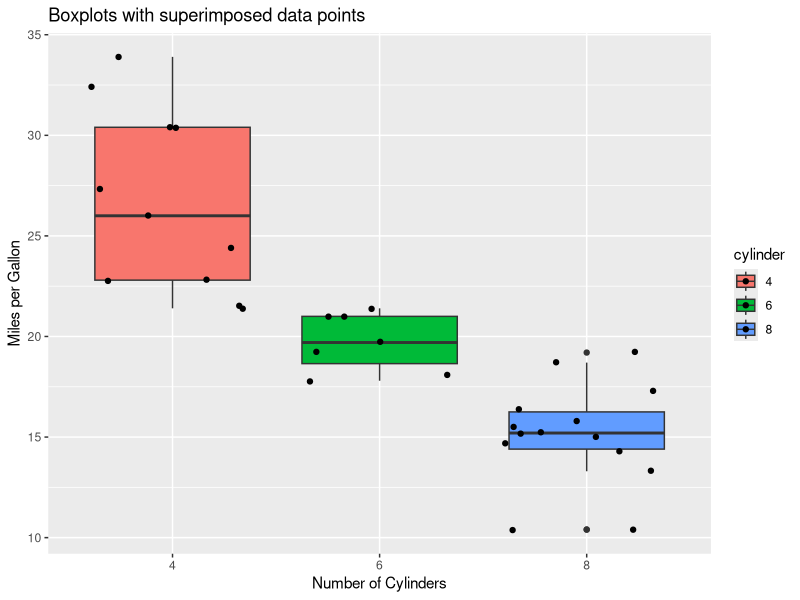
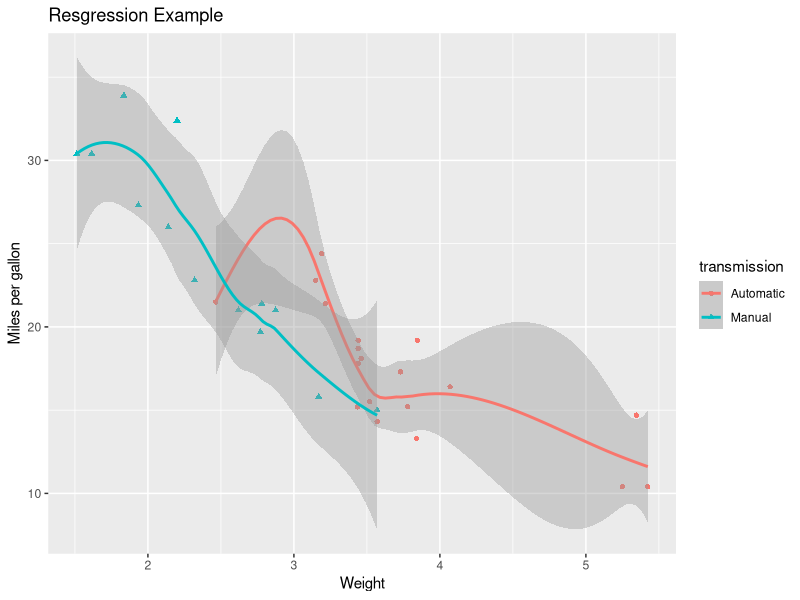
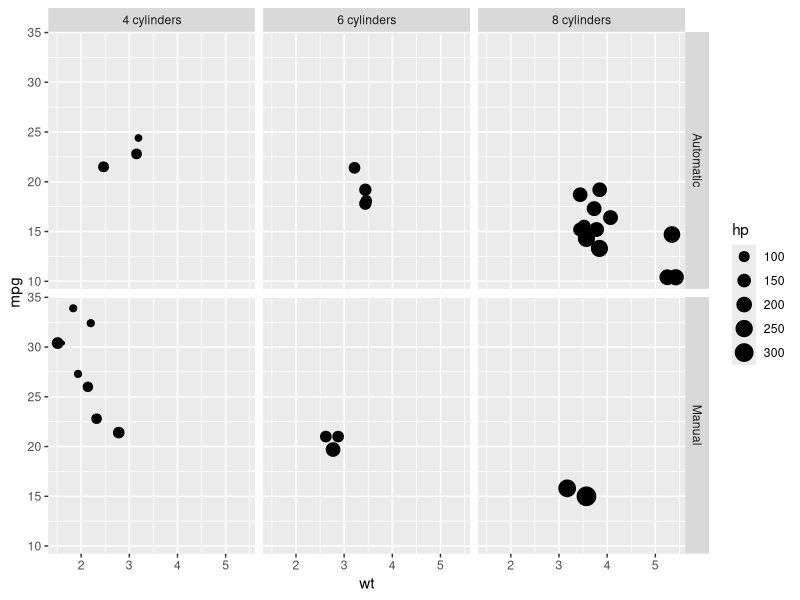
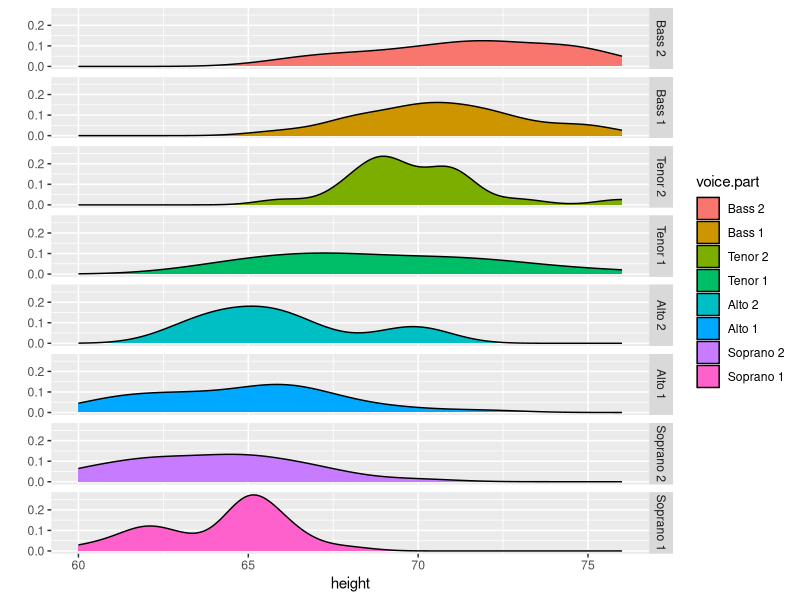

Generate these figures, in order, with R:
library(ggplot2)
mtcars$cylinder <- as.factor(mtcars$cyl)
qplot(cylinder,mpg,data=mtcars,geom=c("boxplot","jitter"),
      fill=cylinder,
      main= "Boxplots with superimposed data points",
      xlab= "Number of Cylinders",
      ylab= "Miles per Gallon")

transmission <- factor(mtcars$am, levels = c(0,1), labels = c("Automatic","Manual"))
qplot(wt,mpg, data = mtcars,
      color= transmission, shape = transmission,
      geom = c("point","smooth"),
      xlab= "Weight", ylab = "Miles per gallon",
      main= "Resgression Example")

mtcars$cyl <- factor(mtcars$cyl,levels = c(4,6,8),
                     labels = c("4 cylinders","6 cylinders","8 cylinders"))
mtcars$am<- factor(mtcars$am,levels = c(0,1),
                   labels = c("Automatic","Manual"))
qplot(wt,mpg,data=mtcars, facets = am~cyl, size=hp)

data(singer, package = "lattice")
qplot(height, data=singer, geom= c("density"), facets = voice.part~., fill=voice.part)
